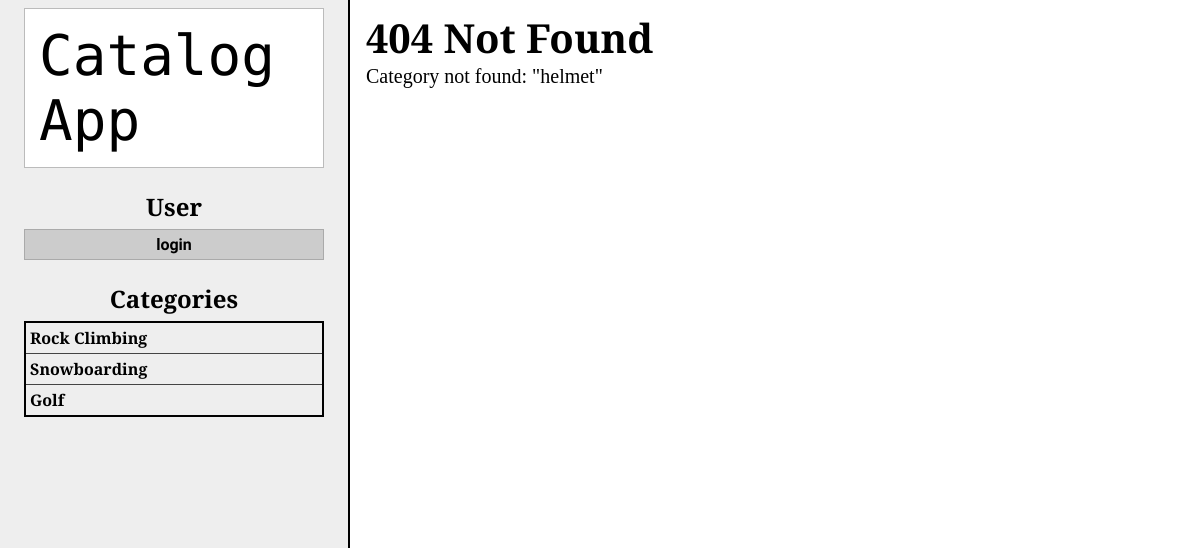
/category/helmet/, run on the app's committed database.
### database_setup.py (models this page shows, shortened)
class Category(Base):
    __tablename__ = 'category'
    id = Column(Integer, primary_key=True)
    name = Column(String(250), nullable=False)
    slug = Column(String(250))
    user_id = Column(Integer, ForeignKey('user.id'))
    user = relationship(User)
    created = Column(DateTime, default=datetime.datetime.utcnow)
    updated = Column(
        DateTime,
        default=datetime.datetime.utcnow,
        onupdate=datetime.datetime.now)  # pep8 E501

### app.py (the view)
@app.route('/category/<string:slug>/')
def showCategory(slug):
    category = findCategoryBySlug(slug)
    if category:
        items = session.query(Item).filter_by(category_id=category.id).all()
        return render_template('category/show.html',
                               category=category,
                               items=items)
    message = 'Category not found: "%s"' % slug
    return render_template('404.html', message=message)

### app.py (called while the page is built)
def findCategoryBySlug(slug):
    return session.query(Category).filter_by(slug=slug).first()

def getCurrentUser():
    if 'email' in login_session:
        try:
            return getUserByID(getUserIDByEmail(login_session['email']))
        except:
            return None
    return None

def userAuthenticated():
    return 'name' in login_session

### templates/404.html (shortened to what this page needs)
{% extends "layout.html" %}
{% block content %}
<h1>404 Not Found</h1>
{{message}}
{% endblock %}

### templates/_sidebar.html (shortened to what this page needs)
<sidebar>
    <div id='logo'>
        <a href="{{ url_for('index') }}">Catalog App</a>
    </div>
    <div id='social'>
        <h2>User</h2>
        {% with user = getCurrentUser() %}
        {% if user %}
            <a href="{{ url_for('showUser') }}">
                <div class='picture'><img src="{{user.picture}}"></div>
                <div class='email'>{{user.email}}</div>
            </a>
            <a href="{{ url_for('logout') }}" class='logout'>logout</a>
        {% else %}
            <a href="{{ url_for('login') }}" class='login'>login</a>
        {% endif %}
        {% endwith %}
    </div>
    <h2><a href="{{url_for('showCategories')}}">Categories</a></h2>
    <div id='categories'>
        {% for category in getCategories() %}
            {% with class_html = getClassHTML(category.slug) %}
            <a href="{{ url_for('showCategory', slug=category.slug) }}"{{class_html | safe}}>{{category.name}}</a>
            {% endwith %}
        {% endfor %}
    </div>
</sidebar>

### static/assets/stylesheets/shared.css (style rules this page uses)
body { font-family: 'Spectral SC'; }
* { margin:0; padding:0; }
h1, h2, h3, h4, h5, h6 { font-weight: bold; }
a { color: inherit; text-decoration: none; }
sidebar, main { margin:0; padding:0.5em 1.5em; min-height:500px; vertical-align: top; }
sidebar { max-width:300px; margin-right:1em; border-right:2px solid black; float:left; height:98vh; background: #eee }
sidebar #logo a { display: block; padding:0.25em; font-size:3.5em; color:black; background: white; border:1px solid #bbb; font-family:'Libre Barcode 128 Text'; }
sidebar #social { margin:1em 0; }
sidebar #social a { display: block; background: #ccc; border:1px solid #aaa; padding:0.3em 0.5em; font-family: oxygen; font-weight:bold; text-align:center; }
sidebar h2 { text-align: center; padding:0.25em; }
sidebar #categories { border:2px solid black; }
sidebar #categories a { display:block; padding:0.25em; font-weight:bold; border-bottom:1px solid #444; }
sidebar #categories a:last-child { border-bottom:none; }
main h1 { font-size:2em; }

### data on the page
Category: name "Rock Climbing"
Category: name "Snowboarding"
Category: name "Golf"

### other printed values
{{ message }} "Category not found: \"helmet\""
